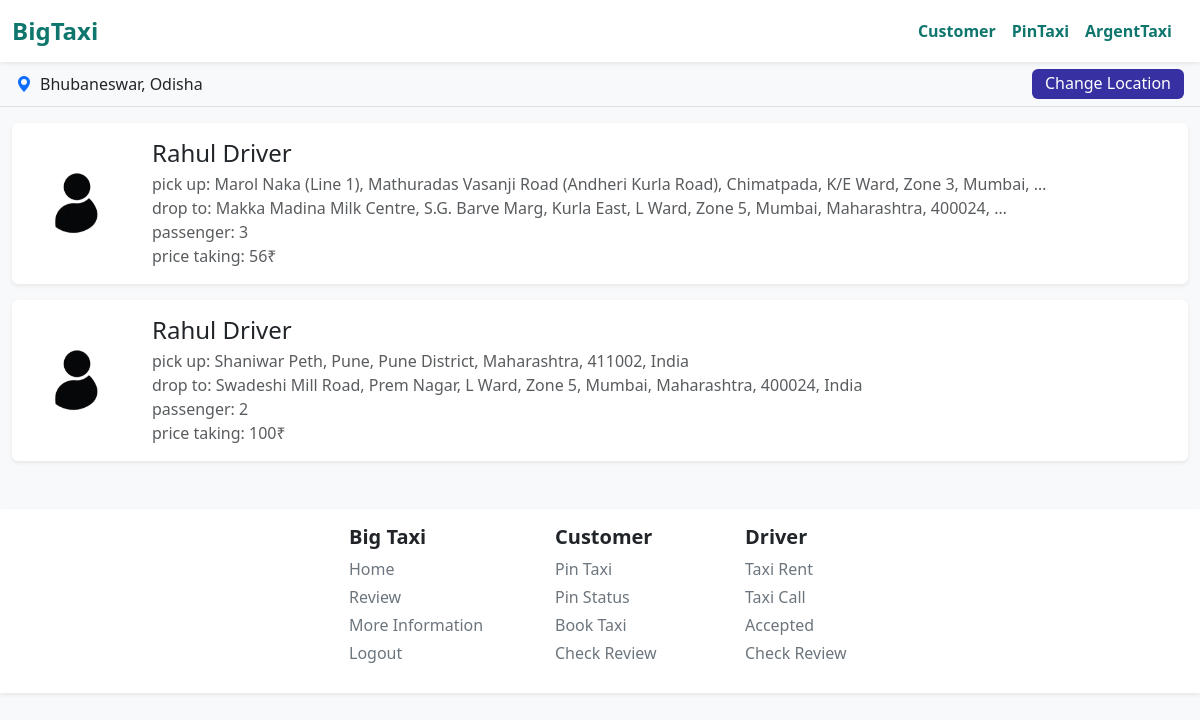
Page /home/home/ (signed in) on the committed database.
### Users/models.py (models this page shows, shortened)
class usersDataModel(models.Model):
    UserG = [
        ('Male', 'Male'),
        ('Female', 'Female'),
        ('Other', 'Other'),
        ('Not Check', 'Not Check'),
    ]
    UserC = [
        ('Developer', 'Developer'),
        ('Customer', 'Customer'),
        ('Driver', 'Driver'),
    ]
    ULink = models.ForeignKey(User, on_delete=models.CASCADE)
    UserCode = models.CharField(max_length=100, default='BIGTAXICODE1006463')
    UserCategory = models.CharField(choices=UserC, default='Customer')
    UserMobileNo = models.CharField(max_length=11)
    UserGender = models.CharField(max_length=100, default='Not Check')
    UserAge = models.CharField(max_length=3, default='')
    UserState = models.CharField(max_length=100, default='')
    UserCity = models.CharField(max_length=100, default='')
    UserPincode = models.CharField(max_length=20, default='')
    UserAddress = models.CharField(max_length=200, default='')
    UserPass = models.CharField(max_length=1000, default='password')
    CouponCode = models.CharField(max_length=50, null=True, blank=True)
    UProfileImage = models.ImageField(upload_to='profile/main/', default='profile/default/default.png')
    UProfileName = models.CharField(max_length=1000, default='BiXTaxi User')
    description = models.CharField(max_length=5000, default='No Description!')
    totalTripCount = models.IntegerField(default=0)
    dangerTripCount = models.IntegerField(default=0)

### taxi_app/models.py (models this page shows, shortened)
class PinTaxiAvailable(models.Model):
    taxiAvaId = models.CharField(max_length=50)
    taxiCity = models.CharField(max_length=500)
    customerId = models.ForeignKey(usersDataModel, on_delete=models.CASCADE)
    currentLocation = models.CharField(max_length=2000)
    toLocation = models.CharField(max_length=2000, default='No Area Found!')
    taxiPassenger = models.IntegerField(default=1)
    pincode = models.CharField(max_length=20, default=' ')
    couponCodeWas = models.CharField(max_length=100, default='Customer Not Have Coupon')
    taxiDate = models.DateField(auto_now_add=True)
    taxiTime = models.TimeField(auto_now_add=True)
    taxiDateAndTimeByUser = models.CharField(max_length=100, default='none')
    priceOfTravel = models.IntegerField(default=100)
    driverCode = models.CharField(max_length=100, default='DRIVERCODE')

### taxi_app/views.py (the view, shortened to what this page needs)
# urls.py: path('home/', views.HomePageForTaxiAppViewFunction, name='home'),
def HomePageForTaxiAppViewFunction(request):
    DataOfPinTaxiLst = []; newLstOfDPTL = []; showError = []
    if request.user.is_authenticated:
        dataFromNavBar = navbar(request)
        city = dataFromNavBar.get("userModelDataCityis"); state = dataFromNavBar.get("userModelDataStateis"); userCategory = dataFromNavBar.get('userCategoryis'); userBarCode = dataFromNavBar.get('userBarCodeAccessis')
        SNDP_ObjectLst = SaveNotificaionDeletePin.objects.all()
        for DataInSNDP in SNDP_ObjectLst:
            if userBarCode == DataInSNDP.userCode:
                messages.success(request, f"{DataInSNDP.text}")
                DataInSNDP.delete()
    else: city = request.session.get('userDataCityis', 'defaultCity'); state = request.session.get('userDataStateis', 'defaultState')
    DataOfPinTaxiLst = PinTaxiAvailable.objects.filter(taxiCity=city)
    if not DataOfPinTaxiLst: DataOfPinTaxiLst = PinTaxiAvailable.objects.filter(currentLocation__icontains=state)
    if DataOfPinTaxiLst:
        showError = [1 if ReportDriverInPinTaxi.objects.filter(pinBarCode=PinTaxiAvailable.objects.get(taxiAvaId=i.taxiAvaId)).last() else 0 for i in DataOfPinTaxiLst]
        newLstOfDPTL = [(i.customerId.UProfileImage, i.customerId.UProfileName or 'BigTaxi Customer') for i in DataOfPinTaxiLst] if DataOfPinTaxiLst else []
    newDataOfBoth = zip(DataOfPinTaxiLst, newLstOfDPTL, showError)
    context = { 'DataOfPinTaxiLst': newDataOfBoth, 'city' : city.title(), 'state' : state.title() }
    return render(request, 'main/home.html', context)

### templates/main/home.html (shortened to what this page needs)
{% extends 'base.html' %} {% load static %} {% block body %}
<form method="POST" action="" class="w-100">
  <div
    class="bg-light border-bottom d-flex justify-content-between align-items-center px-3 py-2"
    style="height: 45px"
  >
    <div class="d-flex align-items-center mt-1 mb-1">
      <i class="bi bi-geo-alt-fill text-primary me-2"></i>
      <span id="current-location-text" class="fw-medium">{{ city }}, {{ state }}</span>
    </div>
    <div class="d-flex align-items-center gap-2 mt-1 mb-1">
      {% if user.is_authenticated %}
        <button type="button" class="btn buttonLocation height-to-button-location" id="change-location-btn">
          <span class="text-inside-location-button">
            Change Location
          </span>
        </button>
      {% else %}
        <a href="{% url 'taxi_app:lan' %}" class="btn btn-danger height-to-button-location">
          <span class="text-inside-location-button">
            Change Location
          </span>
        </a>
      {% endif %}
    </div>
  </div>
</form>
{% if DataOfPinTaxiLst %}
  {% for DPT, SEC, THRD in DataOfPinTaxiLst %}
  <div class="container-xxl my-3">
    <div
      class="bg-white shadow-sm rounded p-3 d-flex align-items-center flex-wrap flex-md-nowrap"
    >
      <div class="me-4 mb-3 mb-md-0">
        <img
          src="/media/{{ SEC.0 }}"
          alt="User Profile"
          class="rounded-circle"
          style="width: 100px; height: 100px; object-fit: cover"
        />
      </div>
      <div class="me-auto">
        <h4 class="mb-1">{{ SEC.1 }}</h4>
        <p class="text-muted mb-0">pick up: {{ DPT.currentLocation|truncatewords:16 }}</p>
        <p class="text-muted mb-0">drop to: {{ DPT.toLocation|truncatewords:16 }}</p>
        <p class="text-muted mb-0">passenger: {{ DPT.taxiPassenger }}</p>
        {% if userCategoryis == 'Driver' %}
          <p class="text-muted mb-0">date & time: {{ DPT.taxiDateAndTimeByUser }}</p>
        {% else %}
          <p class="text-muted mb-0">price taking: {{ DPT.priceOfTravel }}₹</p>
        {% endif %}
      </div>
    </div>
  </div>
  {% endfor %}
{% else %}
<div class="container mt-5">
  <div class="alert text-center" id="else-block-driver">
    There No Pin Taxi Available for This Location : {{ city }}, {{ state }}
  </div>
</div>
{% endif %}
{% endblock %}

### templates/main/home.html (style rules this page uses)
.height-to-button-location { height: 30px !important; }
.text-inside-location-button { position: relative; top: -5px; }
.buttonLocation { background-color: #3730a3 !important; color: white; }

### rows in the picture
usersDataModel: UserState "Odisha"
PinTaxiAvailable: UProfileImage (placeholder picture), UProfileName "Rahul Driver", currentLocation "Marol Naka (Line 1), Mathuradas Vasanji Road (Andheri Kurla Road), Chimatpada, K/E Ward, Zone 3, Mumbai, …", toLocation "Makka Madina Milk Centre, S.G. Barve Marg, Kurla East, L Ward, Zone 5, Mumbai, Maharashtra, 400024, …", taxiPassenger "3", priceOfTravel "56"
PinTaxiAvailable: UProfileImage (placeholder picture), UProfileName "Rahul Driver", currentLocation "Shaniwar Peth, Pune, Pune District, Maharashtra, 411002, India", toLocation "Swadeshi Mill Road, Prem Nagar, L Ward, Zone 5, Mumbai, Maharashtra, 400024, India", taxiPassenger "2", priceOfTravel "100"

### other values in the picture
{{ city }} "Bhubaneswar"
